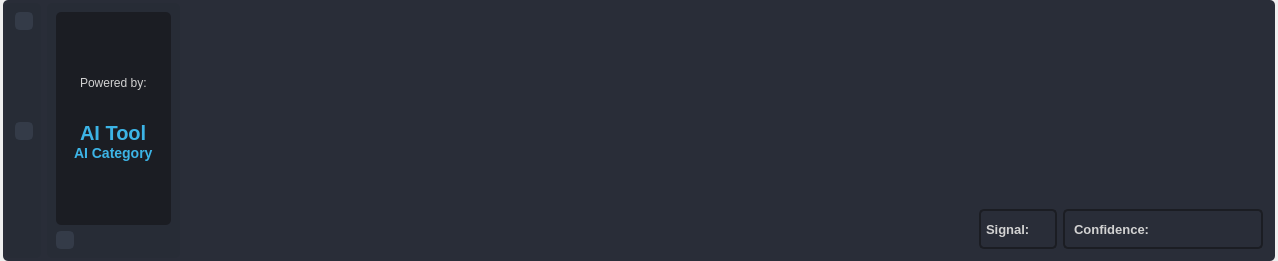
<?xml version="1.0" encoding="UTF-8"?>
<ui version="4.0">
 <class>widget_classifier_output</class>
 <widget class="QWidget" name="widget_classifier_output">
  <property name="geometry">
   <rect>
    <x>0</x>
    <y>0</y>
    <width>1278</width>
    <height>261</height>
   </rect>
  </property>
  <property name="windowTitle">
   <string>Form</string>
  </property>
  <property name="styleSheet">
   <string notr="true">color: rgb(210, 210, 210);</string>
  </property>
  <layout class="QVBoxLayout" name="verticalLayout">
   <property name="spacing">
    <number>3</number>
   </property>
   <property name="leftMargin">
    <number>3</number>
   </property>
   <property name="topMargin">
    <number>0</number>
   </property>
   <property name="rightMargin">
    <number>3</number>
   </property>
   <property name="bottomMargin">
    <number>0</number>
   </property>
   <item>
    <widget class="QFrame" name="frame_classifier_output">
     <property name="minimumSize">
      <size>
       <width>0</width>
       <height>0</height>
      </size>
     </property>
     <property name="maximumSize">
      <size>
       <width>16777215</width>
       <height>16777215</height>
      </size>
     </property>
     <property name="styleSheet">
      <string notr="true">background-color: rgb(41, 45, 56);
border-radius: 5px;
</string>
     </property>
     <property name="frameShape">
      <enum>QFrame::NoFrame</enum>
     </property>
     <property name="frameShadow">
      <enum>QFrame::Raised</enum>
     </property>
     <layout class="QHBoxLayout" name="horizontalLayout_2">
      <property name="spacing">
       <number>6</number>
      </property>
      <property name="leftMargin">
       <number>3</number>
      </property>
      <property name="topMargin">
       <number>3</number>
      </property>
      <property name="rightMargin">
       <number>3</number>
      </property>
      <property name="bottomMargin">
       <number>3</number>
      </property>
      <item>
       <widget class="QFrame" name="frame_title">
        <property name="sizePolicy">
         <sizepolicy hsizetype="Fixed" vsizetype="Preferred">
          <horstretch>0</horstretch>
          <verstretch>0</verstretch>
         </sizepolicy>
        </property>
        <property name="minimumSize">
         <size>
          <width>35</width>
          <height>0</height>
         </size>
        </property>
        <property name="maximumSize">
         <size>
          <width>35</width>
          <height>16777215</height>
         </size>
        </property>
        <property name="cursor">
         <cursorShape>ArrowCursor</cursorShape>
        </property>
        <property name="styleSheet">
         <string notr="true">QFrame {
    background-color: rgb(39, 44, 54);
}

QPushButton {
	border: 2px solid rgb(52, 59, 72);
	border-radius: 5px;	
	background-color: rgb(52, 59, 72);
}
QPushButton:hover {
	background-color: rgb(57, 65, 80);
	border: 2px solid rgb(61, 70, 86);
}
QPushButton:pressed {	
	background-color: rgb(35, 40, 49);
	border: 2px solid rgb(43, 50, 61);
}
QPushButton:disabled {
     background-color: rgb(29,33,41);
     border: 2px solid rgb(29,33,41);
}</string>
        </property>
        <property name="frameShape">
         <enum>QFrame::StyledPanel</enum>
        </property>
        <property name="frameShadow">
         <enum>QFrame::Raised</enum>
        </property>
        <layout class="QVBoxLayout" name="verticalLayout_5">
         <property name="leftMargin">
          <number>9</number>
         </property>
         <property name="topMargin">
          <number>9</number>
         </property>
         <property name="rightMargin">
          <number>9</number>
         </property>
         <property name="bottomMargin">
          <number>9</number>
         </property>
         <item alignment="Qt::AlignTop">
          <widget class="QPushButton" name="pushButton_pop_out">
           <property name="minimumSize">
            <size>
             <width>18</width>
             <height>18</height>
            </size>
           </property>
           <property name="maximumSize">
            <size>
             <width>18</width>
             <height>18</height>
            </size>
           </property>
           <property name="toolTip">
            <string/>
           </property>
           <property name="styleSheet">
            <string notr="true"/>
           </property>
           <property name="text">
            <string/>
           </property>
           <property name="icon">
            <iconset resource="resources.qrc">
             <normaloff>:/icons/icons/outline_open_in_full_white_18dp.png</normaloff>:/icons/icons/outline_open_in_full_white_18dp.png</iconset>
           </property>
          </widget>
         </item>
         <item>
          <widget class="QPushButton" name="pushButton_plot_settings">
           <property name="minimumSize">
            <size>
             <width>18</width>
             <height>18</height>
            </size>
           </property>
           <property name="maximumSize">
            <size>
             <width>18</width>
             <height>18</height>
            </size>
           </property>
           <property name="toolTip">
            <string>Plot settings</string>
           </property>
           <property name="styleSheet">
            <string notr="true"/>
           </property>
           <property name="text">
            <string/>
           </property>
           <property name="icon">
            <iconset resource="resources.qrc">
             <normaloff>:/icons/icons/outline_settings_white_18dp.png</normaloff>:/icons/icons/outline_settings_white_18dp.png</iconset>
           </property>
          </widget>
         </item>
         <item>
          <widget class="QFrame" name="title_label_frame">
           <property name="sizePolicy">
            <sizepolicy hsizetype="Preferred" vsizetype="Preferred">
             <horstretch>0</horstretch>
             <verstretch>0</verstretch>
            </sizepolicy>
           </property>
           <property name="frameShape">
            <enum>QFrame::StyledPanel</enum>
           </property>
           <property name="frameShadow">
            <enum>QFrame::Raised</enum>
           </property>
           <layout class="QVBoxLayout" name="verticalLayout_6">
            <property name="leftMargin">
             <number>0</number>
            </property>
            <property name="topMargin">
             <number>0</number>
            </property>
            <property name="rightMargin">
             <number>0</number>
            </property>
            <property name="bottomMargin">
             <number>0</number>
            </property>
           </layout>
          </widget>
         </item>
        </layout>
       </widget>
      </item>
      <item>
       <widget class="QFrame" name="frame_powered_by_ai">
        <property name="sizePolicy">
         <sizepolicy hsizetype="Fixed" vsizetype="Preferred">
          <horstretch>0</horstretch>
          <verstretch>0</verstretch>
         </sizepolicy>
        </property>
        <property name="minimumSize">
         <size>
          <width>0</width>
          <height>0</height>
         </size>
        </property>
        <property name="maximumSize">
         <size>
          <width>16777215</width>
          <height>16777215</height>
         </size>
        </property>
        <property name="cursor">
         <cursorShape>ArrowCursor</cursorShape>
        </property>
        <property name="styleSheet">
         <string notr="true">QFrame {
    background-color: rgb(39, 44, 54);
}

QPushButton {
	border: 2px solid rgb(52, 59, 72);
	border-radius: 5px;	
	background-color: rgb(52, 59, 72);
}
QPushButton:hover {
	background-color: rgb(57, 65, 80);
	border: 2px solid rgb(61, 70, 86);
}
QPushButton:pressed {	
	background-color: rgb(35, 40, 49);
	border: 2px solid rgb(43, 50, 61);
}
QPushButton:disabled {
     background-color: rgb(29,33,41);
     border: 2px solid rgb(29,33,41);
}</string>
        </property>
        <property name="frameShape">
         <enum>QFrame::StyledPanel</enum>
        </property>
        <property name="frameShadow">
         <enum>QFrame::Raised</enum>
        </property>
        <layout class="QVBoxLayout" name="verticalLayout_8">
         <property name="leftMargin">
          <number>9</number>
         </property>
         <property name="topMargin">
          <number>9</number>
         </property>
         <property name="rightMargin">
          <number>9</number>
         </property>
         <property name="bottomMargin">
          <number>9</number>
         </property>
         <item>
          <widget class="QFrame" name="frame_ai_tool">
           <property name="minimumSize">
            <size>
             <width>0</width>
             <height>0</height>
            </size>
           </property>
           <property name="maximumSize">
            <size>
             <width>16777215</width>
             <height>16777215</height>
            </size>
           </property>
           <property name="styleSheet">
            <string notr="true">background-color: rgb(27, 29, 35);
color: rgb(210, 210, 210);</string>
           </property>
           <property name="frameShape">
            <enum>QFrame::NoFrame</enum>
           </property>
           <property name="frameShadow">
            <enum>QFrame::Raised</enum>
           </property>
           <layout class="QVBoxLayout" name="verticalLayout_13" stretch="0">
            <property name="spacing">
             <number>0</number>
            </property>
            <property name="leftMargin">
             <number>18</number>
            </property>
            <property name="topMargin">
             <number>0</number>
            </property>
            <property name="rightMargin">
             <number>18</number>
            </property>
            <property name="bottomMargin">
             <number>0</number>
            </property>
            <item alignment="Qt::AlignHCenter|Qt::AlignVCenter">
             <widget class="QFrame" name="frame_ai_contents">
              <property name="enabled">
               <bool>true</bool>
              </property>
              <property name="sizePolicy">
               <sizepolicy hsizetype="Preferred" vsizetype="Preferred">
                <horstretch>0</horstretch>
                <verstretch>0</verstretch>
               </sizepolicy>
              </property>
              <property name="minimumSize">
               <size>
                <width>0</width>
                <height>0</height>
               </size>
              </property>
              <property name="maximumSize">
               <size>
                <width>16777215</width>
                <height>16777215</height>
               </size>
              </property>
              <property name="cursor">
               <cursorShape>ArrowCursor</cursorShape>
              </property>
              <property name="styleSheet">
               <string notr="true">border: transparent;</string>
              </property>
              <property name="frameShadow">
               <enum>QFrame::Raised</enum>
              </property>
              <layout class="QVBoxLayout" name="verticalLayout_7">
               <property name="spacing">
                <number>0</number>
               </property>
               <property name="leftMargin">
                <number>0</number>
               </property>
               <property name="topMargin">
                <number>6</number>
               </property>
               <property name="rightMargin">
                <number>0</number>
               </property>
               <property name="bottomMargin">
                <number>6</number>
               </property>
               <item alignment="Qt::AlignHCenter">
                <widget class="QLabel" name="label">
                 <property name="text">
                  <string>Powered by:</string>
                 </property>
                </widget>
               </item>
               <item alignment="Qt::AlignHCenter">
                <widget class="QLabel" name="ai_tool_image">
                 <property name="font">
                  <font>
                   <pointsize>20</pointsize>
                   <bold>true</bold>
                  </font>
                 </property>
                 <property name="styleSheet">
                  <string notr="true"/>
                 </property>
                 <property name="text">
                  <string/>
                 </property>
                 <property name="textFormat">
                  <enum>Qt::AutoText</enum>
                 </property>
                 <property name="pixmap">
                  <pixmap resource="resources.qrc">:/icons/icons/baseline_engineering_white_48dp.png</pixmap>
                 </property>
                </widget>
               </item>
               <item alignment="Qt::AlignHCenter">
                <widget class="QLabel" name="ai_tool_name">
                 <property name="font">
                  <font>
                   <pointsize>-1</pointsize>
                   <bold>true</bold>
                  </font>
                 </property>
                 <property name="styleSheet">
                  <string notr="true">	color: #3cb4e6;
	font-size: 20px;</string>
                 </property>
                 <property name="text">
                  <string>AI Tool</string>
                 </property>
                 <property name="textFormat">
                  <enum>Qt::AutoText</enum>
                 </property>
                </widget>
               </item>
               <item alignment="Qt::AlignHCenter">
                <widget class="QLabel" name="ai_tool_category">
                 <property name="font">
                  <font>
                   <pointsize>-1</pointsize>
                   <bold>true</bold>
                  </font>
                 </property>
                 <property name="styleSheet">
                  <string notr="true">color: #3cb4e6;
font-size: 14px;</string>
                 </property>
                 <property name="text">
                  <string>AI Category</string>
                 </property>
                 <property name="textFormat">
                  <enum>Qt::AutoText</enum>
                 </property>
                </widget>
               </item>
              </layout>
             </widget>
            </item>
           </layout>
          </widget>
         </item>
         <item>
          <widget class="QPushButton" name="pushButton_close_settings">
           <property name="minimumSize">
            <size>
             <width>18</width>
             <height>18</height>
            </size>
           </property>
           <property name="maximumSize">
            <size>
             <width>18</width>
             <height>18</height>
            </size>
           </property>
           <property name="toolTip">
            <string>Close plot settings</string>
           </property>
           <property name="styleSheet">
            <string notr="true"/>
           </property>
           <property name="text">
            <string/>
           </property>
           <property name="icon">
            <iconset resource="resources.qrc">
             <normaloff>:/icons/icons/outline_arrow_back_ios_white_18dp.png</normaloff>:/icons/icons/outline_arrow_back_ios_white_18dp.png</iconset>
           </property>
          </widget>
         </item>
        </layout>
       </widget>
      </item>
      <item>
       <widget class="QFrame" name="frame_contents">
        <property name="cursor">
         <cursorShape>ArrowCursor</cursorShape>
        </property>
        <property name="frameShadow">
         <enum>QFrame::Raised</enum>
        </property>
        <layout class="QVBoxLayout" name="verticalLayout_3">
         <property name="spacing">
          <number>9</number>
         </property>
         <property name="leftMargin">
          <number>9</number>
         </property>
         <property name="topMargin">
          <number>9</number>
         </property>
         <property name="rightMargin">
          <number>9</number>
         </property>
         <property name="bottomMargin">
          <number>9</number>
         </property>
         <item>
          <widget class="QFrame" name="frame_output_classes">
           <property name="minimumSize">
            <size>
             <width>0</width>
             <height>150</height>
            </size>
           </property>
           <property name="frameShape">
            <enum>QFrame::StyledPanel</enum>
           </property>
           <property name="frameShadow">
            <enum>QFrame::Raised</enum>
           </property>
           <layout class="QHBoxLayout" name="horizontalLayout_3">
            <property name="leftMargin">
             <number>0</number>
            </property>
            <property name="topMargin">
             <number>0</number>
            </property>
            <property name="rightMargin">
             <number>0</number>
            </property>
            <property name="bottomMargin">
             <number>0</number>
            </property>
           </layout>
          </widget>
         </item>
         <item>
          <widget class="QFrame" name="out_class_info_frame">
           <property name="minimumSize">
            <size>
             <width>0</width>
             <height>40</height>
            </size>
           </property>
           <property name="maximumSize">
            <size>
             <width>16777215</width>
             <height>40</height>
            </size>
           </property>
           <property name="frameShape">
            <enum>QFrame::StyledPanel</enum>
           </property>
           <property name="frameShadow">
            <enum>QFrame::Raised</enum>
           </property>
           <layout class="QHBoxLayout" name="horizontalLayout_12">
            <property name="leftMargin">
             <number>0</number>
            </property>
            <property name="topMargin">
             <number>0</number>
            </property>
            <property name="rightMargin">
             <number>0</number>
            </property>
            <property name="bottomMargin">
             <number>0</number>
            </property>
            <item>
             <spacer name="horizontalSpacer">
              <property name="orientation">
               <enum>Qt::Horizontal</enum>
              </property>
              <property name="sizeHint" stdset="0">
               <size>
                <width>40</width>
                <height>20</height>
               </size>
              </property>
             </spacer>
            </item>
            <item>
             <widget class="QFrame" name="out_class_signal_frame">
              <property name="enabled">
               <bool>true</bool>
              </property>
              <property name="styleSheet">
               <string notr="true">QFrame {
	border-radius: 5px;
	border: 2px solid rgb(27, 29, 35);
}</string>
              </property>
              <property name="frameShape">
               <enum>QFrame::StyledPanel</enum>
              </property>
              <property name="frameShadow">
               <enum>QFrame::Raised</enum>
              </property>
              <layout class="QHBoxLayout" name="horizontalLayout_10">
               <property name="leftMargin">
                <number>0</number>
               </property>
               <property name="topMargin">
                <number>0</number>
               </property>
               <property name="rightMargin">
                <number>0</number>
               </property>
               <property name="bottomMargin">
                <number>0</number>
               </property>
               <item alignment="Qt::AlignHCenter">
                <widget class="QLabel" name="out_class_signal_label">
                 <property name="minimumSize">
                  <size>
                   <width>0</width>
                   <height>0</height>
                  </size>
                 </property>
                 <property name="maximumSize">
                  <size>
                   <width>16777215</width>
                   <height>16777215</height>
                  </size>
                 </property>
                 <property name="font">
                  <font>
                   <pointsize>10</pointsize>
                   <bold>true</bold>
                  </font>
                 </property>
                 <property name="styleSheet">
                  <string notr="true">border-color:transparent</string>
                 </property>
                 <property name="text">
                  <string>Signal:</string>
                 </property>
                </widget>
               </item>
               <item alignment="Qt::AlignHCenter">
                <widget class="QLabel" name="out_class_signal_value">
                 <property name="minimumSize">
                  <size>
                   <width>0</width>
                   <height>0</height>
                  </size>
                 </property>
                 <property name="maximumSize">
                  <size>
                   <width>16777215</width>
                   <height>16777215</height>
                  </size>
                 </property>
                 <property name="font">
                  <font>
                   <pointsize>12</pointsize>
                   <bold>false</bold>
                  </font>
                 </property>
                 <property name="styleSheet">
                  <string notr="true">border-color:transparent</string>
                 </property>
                 <property name="text">
                  <string/>
                 </property>
                </widget>
               </item>
              </layout>
             </widget>
            </item>
            <item>
             <widget class="QFrame" name="out_class_confidence_frame">
              <property name="minimumSize">
               <size>
                <width>200</width>
                <height>0</height>
               </size>
              </property>
              <property name="maximumSize">
               <size>
                <width>200</width>
                <height>16777215</height>
               </size>
              </property>
              <property name="styleSheet">
               <string notr="true">QFrame {
	border-radius: 5px;
	border: 2px solid rgb(27, 29, 35);
}</string>
              </property>
              <property name="frameShape">
               <enum>QFrame::StyledPanel</enum>
              </property>
              <property name="frameShadow">
               <enum>QFrame::Raised</enum>
              </property>
              <layout class="QHBoxLayout" name="horizontalLayout_11">
               <property name="leftMargin">
                <number>0</number>
               </property>
               <property name="topMargin">
                <number>0</number>
               </property>
               <property name="rightMargin">
                <number>0</number>
               </property>
               <property name="bottomMargin">
                <number>0</number>
               </property>
               <item alignment="Qt::AlignHCenter">
                <widget class="QLabel" name="out_class_confidence_label">
                 <property name="minimumSize">
                  <size>
                   <width>0</width>
                   <height>0</height>
                  </size>
                 </property>
                 <property name="maximumSize">
                  <size>
                   <width>16777215</width>
                   <height>16777215</height>
                  </size>
                 </property>
                 <property name="font">
                  <font>
                   <pointsize>10</pointsize>
                   <bold>true</bold>
                  </font>
                 </property>
                 <property name="styleSheet">
                  <string notr="true">border-color:transparent</string>
                 </property>
                 <property name="text">
                  <string>Confidence:</string>
                 </property>
                </widget>
               </item>
               <item alignment="Qt::AlignHCenter">
                <widget class="QLabel" name="out_class_confidence_value">
                 <property name="minimumSize">
                  <size>
                   <width>0</width>
                   <height>0</height>
                  </size>
                 </property>
                 <property name="maximumSize">
                  <size>
                   <width>16777215</width>
                   <height>16777215</height>
                  </size>
                 </property>
                 <property name="font">
                  <font>
                   <pointsize>12</pointsize>
                   <bold>false</bold>
                  </font>
                 </property>
                 <property name="styleSheet">
                  <string notr="true">border-color:transparent</string>
                 </property>
                 <property name="text">
                  <string/>
                 </property>
                </widget>
               </item>
              </layout>
             </widget>
            </item>
           </layout>
          </widget>
         </item>
        </layout>
       </widget>
      </item>
     </layout>
    </widget>
   </item>
  </layout>
 </widget>
 <resources>
  <include location="resources.qrc"/>
 </resources>
 <connections/>
</ui>
